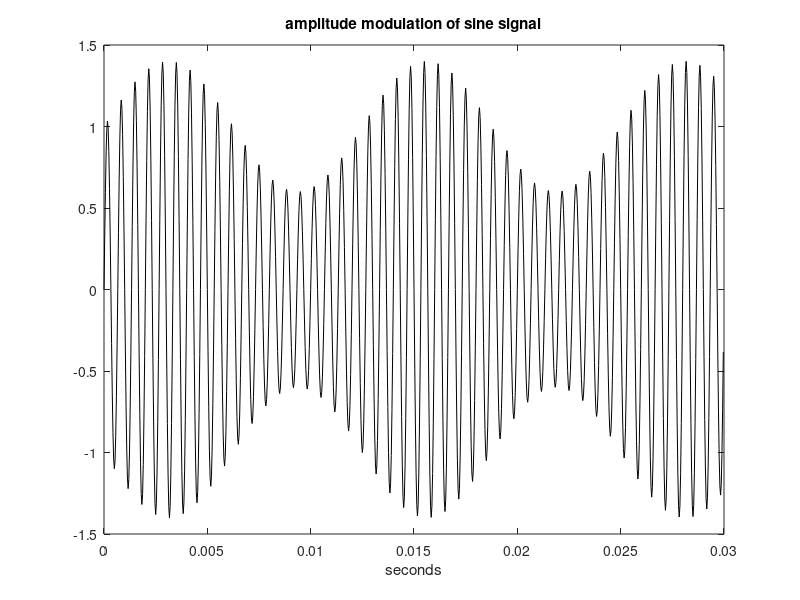

This figure's MATLAB source:
% Amplitude modulation of sine signal
fa=80; %signal frequency in Hz
wa=2*pi*fa; %signal frequency in rad/s

fc=1500; %carrier frequency in Hz
wc=2*pi*fc; %carrier frequency in rad/s

fs=30000; %sampling frequency in Hz
tiv=1/fs; %time interval between samples;
t=0:tiv:(0.03-tiv); %time intervals set (0.03 seconds)

MD=0.4; %modulation depth
A=1+(MD*sin(wa*t)); %amplitude
y=A.*sin(wc*t); %modulated signal data set

plot(t,y,'k'); %plots modulated signal
axis([0 0.03 -1.5 1.5]);
xlabel('seconds'); title('amplitude modulation of sine signal');

